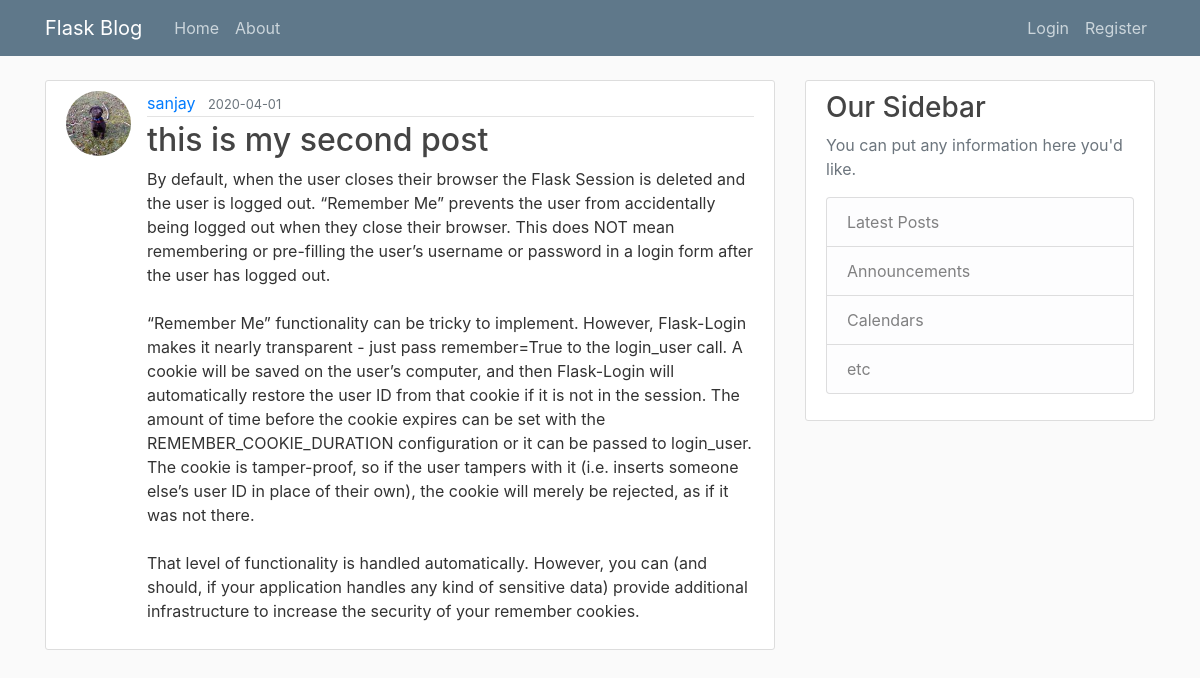
Screenshot of /post/2 with the database file from the repository.
### flaskblog/models.py (models this page shows, shortened)
class User(db.Model, UserMixin):
    id = db.Column(db.Integer, primary_key=True)
    username = db.Column(db.String(20), unique=True, nullable=False)
    email = db.Column(db.String(120), unique=True, nullable=False)
    image_file = db.Column(db.String(20), nullable=False, default='default.jpg')
    password = db.Column(db.String(60), nullable=False)
    posts = db.relationship('Post', backref='author', lazy=True)

class Post(db.Model):
    id = db.Column(db.Integer, primary_key=True)
    title = db.Column(db.String(100), nullable=False)
    date_posted = db.Column(db.DateTime, nullable=False, default=datetime.utcnow)
    content = db.Column(db.Text, nullable=False)
    user_id = db.Column(db.Integer, db.ForeignKey('user.id'), nullable=False)

### flaskblog/posts/routes.py (the view)
@posts.route("/post/<int:post_id>")
def post(post_id):
    post = Post.query.get_or_404(post_id)
    return render_template('post.html', title=post.title, post=post)

### flaskblog/templates/post.html (shortened to what this page needs)
{% extends "layout.html" %}
{% block content %}
  <article class="media content-section">
    <img class="rounded-circle article-img" src="{{ url_for('static', filename='profile_pics/' + post.author.image_file) }}">
    <div class="media-body">
      <div class="article-metadata">
        <a class="mr-2" href="{{ url_for('users.user_posts', username=post.author.username) }}">{{ post.author.username }}</a>
        <small class="text-muted">{{ post.date_posted.strftime('%Y-%m-%d') }}</small>
      </div>
      <h2 class="article-title">{{ post.title }}</h2>
      <p class="article-content">{{ post.content }}</p>
    </div>
  </article>
{% endblock content %}

### flaskblog/static/main.css (style rules this page uses)
body { background: #fafafa; color: #333333; margin-top: 5rem; }
h1, h2, h3, h4, h5, h6 { color: #444444; }
.content-section { background: #ffffff; padding: 10px 20px; border: 1px solid #dddddd; border-radius: 3px; margin-bottom: 20px; }
.article-title { color: #444444; }
.article-content { white-space: pre-line; }
.article-img { height: 65px; width: 65px; margin-right: 16px; }
.article-metadata { padding-bottom: 1px; margin-bottom: 4px; border-bottom: 1px solid #e3e3e3 }

### rows the page displays
User: image_file (picture), author.username "sanjay"
Post: date_posted "2020-04-01", title "this is my second post", content "By default, when the user closes their browser the Flask Session is deleted and the user is logged out. “Remember Me” prevents the user from accidentally being logged out when they close their browser. This does NOT mean remembering or pre-filling the user’s username or password in a login form after the user has logged out. “Remember Me” functionality can be tricky to implement. However, Flask-Login makes it nearly transparent - just pass remember=True to the login_user call. A cookie will be saved on the user’s computer, and then Flask-Login will automatically restore the user ID from that cookie if it is not in the session. The amount of time before the cookie expires can be set with the…"
